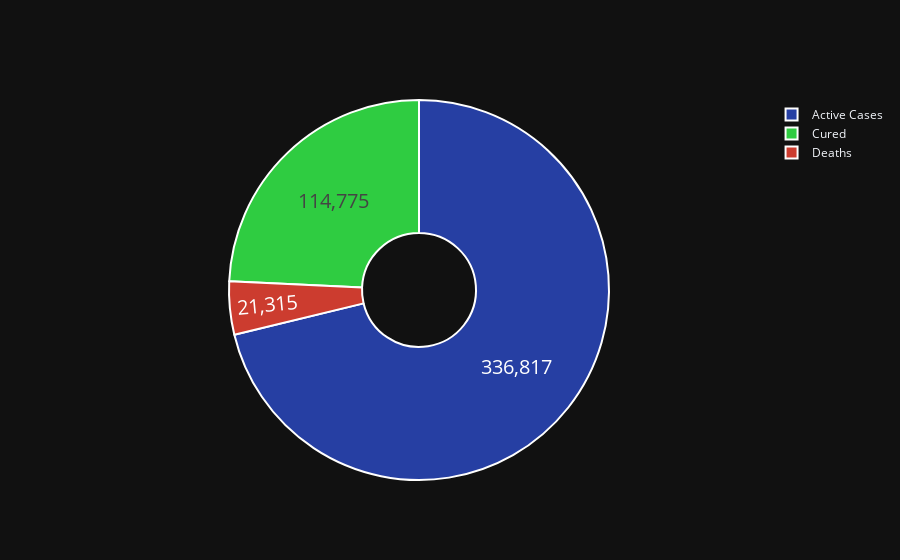

Notebook cell for this chart:
### Markdown cell above
# Donut plot showing total Active,Recovered and Deaths

### Code cell
#Overall 
ac= df['ActiveCases'].sum()
rvd = df['TotalRecovered'].sum()
dth = df['TotalDeaths'].sum()
fig = go.Figure(data=[go.Pie(labels=['Active Cases','Cured','Deaths'],
                             values= [ac,rvd,dth],hole =.3)])
fig.update_traces(hoverinfo='label+percent', textinfo='value', textfont_size=20,
                  marker=dict(colors=['#263fa3', '#2fcc41','#cc3c2f'], line=dict(color='#FFFFFF', width=2)))
fig.show()

### Figure 1 — Plotly figure (JSON) as saved in the notebook; plotly's stock layout.template omitted (floating-point values rounded to 4 significant figures)
{"data": [{"hole": 0.3, "hoverinfo": "label+percent", "labels": ["Active Cases", "Cured", "Deaths"], "marker": {"colors": ["#263fa3", "#2fcc41", "#cc3c2f"], "line": {"color": "#FFFFFF", "width": 2}}, "textfont": {"size": 20}, "textinfo": "value", "type": "pie", "values": [336817, 114775, 21315]}], "layout": {}}
